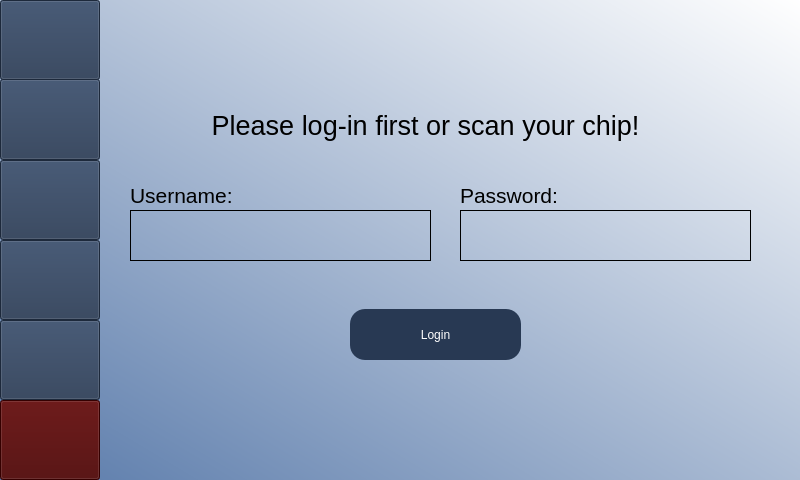
<?xml version="1.0" encoding="UTF-8"?>
<ui version="4.0">
 <class>MainWindow</class>
 <widget class="QMainWindow" name="MainWindow">
  <property name="geometry">
   <rect>
    <x>0</x>
    <y>0</y>
    <width>800</width>
    <height>480</height>
   </rect>
  </property>
  <property name="windowTitle">
   <string>MainWindow</string>
  </property>
  <property name="styleSheet">
   <string notr="true">QWidget#centralwidget{
background-color: qlineargradient(spread:reflect, x1:0, y1:1, x2:1, y2:0, stop:0 rgba(89, 122, 170, 255), stop:1 rgba(255, 255, 255, 255));}</string>
  </property>
  <widget class="QWidget" name="centralwidget">
   <layout class="QHBoxLayout" name="horizontalLayout" stretch="1">
    <property name="spacing">
     <number>1</number>
    </property>
    <property name="sizeConstraint">
     <enum>QLayout::SetDefaultConstraint</enum>
    </property>
    <property name="leftMargin">
     <number>0</number>
    </property>
    <property name="topMargin">
     <number>0</number>
    </property>
    <property name="rightMargin">
     <number>0</number>
    </property>
    <property name="bottomMargin">
     <number>0</number>
    </property>
    <item>
     <widget class="QWidget" name="sidebar" native="true">
      <property name="styleSheet">
       <string notr="true">QWidget#centralwidget{
background-color: qlineargradient(spread:reflect, x1:0, y1:1, x2:1, y2:0, stop:0 rgba(89, 122, 170, 255), stop:1 rgba(255, 255, 255, 255));}</string>
      </property>
      <widget class="QPushButton" name="btnProfileSidebar">
       <property name="geometry">
        <rect>
         <x>0</x>
         <y>0</y>
         <width>100</width>
         <height>80</height>
        </rect>
       </property>
       <property name="styleSheet">
        <string notr="true">background-color: rgb(40, 57, 83); 
color: white;
font: 16pt &quot;Lora&quot;;</string>
       </property>
       <property name="text">
        <string/>
       </property>
       <property name="icon">
        <iconset>
         <normaloff>images/settings.png</normaloff>images/settings.png</iconset>
       </property>
       <property name="iconSize">
        <size>
         <width>70</width>
         <height>70</height>
        </size>
       </property>
      </widget>
      <widget class="QPushButton" name="btnExitSidebar">
       <property name="geometry">
        <rect>
         <x>0</x>
         <y>400</y>
         <width>100</width>
         <height>80</height>
        </rect>
       </property>
       <property name="styleSheet">
        <string notr="true">background-color: rgb(74, 0, 0);
color: white;
font: 16pt &quot;Lora&quot;;</string>
       </property>
       <property name="text">
        <string/>
       </property>
       <property name="icon">
        <iconset>
         <normaloff>images/exit.png</normaloff>images/exit.png</iconset>
       </property>
       <property name="iconSize">
        <size>
         <width>60</width>
         <height>60</height>
        </size>
       </property>
      </widget>
      <widget class="QPushButton" name="btnStatsSidebar">
       <property name="geometry">
        <rect>
         <x>0</x>
         <y>79</y>
         <width>100</width>
         <height>81</height>
        </rect>
       </property>
       <property name="styleSheet">
        <string notr="true">background-color: rgb(40, 57, 83); 
color: white;
font: 16pt &quot;Lora&quot;;</string>
       </property>
       <property name="text">
        <string/>
       </property>
       <property name="icon">
        <iconset>
         <normaloff>images/analytics.png</normaloff>images/analytics.png</iconset>
       </property>
       <property name="iconSize">
        <size>
         <width>60</width>
         <height>60</height>
        </size>
       </property>
      </widget>
      <widget class="QPushButton" name="btnRatingSidebar">
       <property name="geometry">
        <rect>
         <x>0</x>
         <y>160</y>
         <width>100</width>
         <height>80</height>
        </rect>
       </property>
       <property name="styleSheet">
        <string notr="true">background-color: rgb(40, 57, 83); 
color: white;
font: 16pt &quot;Lora&quot;;</string>
       </property>
       <property name="text">
        <string/>
       </property>
       <property name="icon">
        <iconset>
         <normaloff>images/rating.png</normaloff>images/rating.png</iconset>
       </property>
       <property name="iconSize">
        <size>
         <width>60</width>
         <height>60</height>
        </size>
       </property>
      </widget>
      <widget class="QPushButton" name="btnResourcesSidebar">
       <property name="geometry">
        <rect>
         <x>0</x>
         <y>240</y>
         <width>100</width>
         <height>80</height>
        </rect>
       </property>
       <property name="styleSheet">
        <string notr="true">background-color: rgb(40, 57, 83); 
color: white;
font: 16pt &quot;Lora&quot;;</string>
       </property>
       <property name="text">
        <string/>
       </property>
       <property name="icon">
        <iconset>
         <normaloff>images/milk-box.png</normaloff>images/milk-box.png</iconset>
       </property>
       <property name="iconSize">
        <size>
         <width>60</width>
         <height>60</height>
        </size>
       </property>
      </widget>
      <widget class="QPushButton" name="btnRefillSidebar">
       <property name="geometry">
        <rect>
         <x>0</x>
         <y>320</y>
         <width>100</width>
         <height>80</height>
        </rect>
       </property>
       <property name="styleSheet">
        <string notr="true">background-color: rgb(40, 57, 83); 
color: white;
font: 16pt &quot;Lora&quot;;</string>
       </property>
       <property name="text">
        <string/>
       </property>
       <property name="icon">
        <iconset>
         <normaloff>images/coffee-filter.png</normaloff>images/coffee-filter.png</iconset>
       </property>
       <property name="iconSize">
        <size>
         <width>60</width>
         <height>60</height>
        </size>
       </property>
      </widget>
      <widget class="QWidget" name="loginPage" native="true">
       <property name="geometry">
        <rect>
         <x>100</x>
         <y>0</y>
         <width>699</width>
         <height>480</height>
        </rect>
       </property>
       <property name="styleSheet">
        <string notr="true">QWidget#centralwidget{
background-color: qlineargradient(spread:reflect, x1:0, y1:1, x2:1, y2:0, stop:0 rgba(89, 122, 170, 255), stop:1 rgba(255, 255, 255, 255));}</string>
       </property>
       <widget class="QLabel" name="lblError">
        <property name="geometry">
         <rect>
          <x>130</x>
          <y>249</y>
          <width>391</width>
          <height>51</height>
         </rect>
        </property>
        <property name="styleSheet">
         <string notr="true">font: 12pt &quot;MS Shell Dlg 2&quot;; color:red;</string>
        </property>
        <property name="text">
         <string>&lt;html&gt;&lt;head/&gt;&lt;body&gt;&lt;p align=&quot;center&quot;&gt;&lt;br/&gt;&lt;/p&gt;&lt;/body&gt;&lt;/html&gt;</string>
        </property>
       </widget>
       <widget class="QLabel" name="LogoProfile">
        <property name="geometry">
         <rect>
          <x>300</x>
          <y>0</y>
          <width>100</width>
          <height>100</height>
         </rect>
        </property>
        <property name="text">
         <string/>
        </property>
        <property name="pixmap">
         <pixmap>images/settings.png</pixmap>
        </property>
       </widget>
       <widget class="QLineEdit" name="leUsername">
        <property name="geometry">
         <rect>
          <x>30</x>
          <y>210</y>
          <width>301</width>
          <height>51</height>
         </rect>
        </property>
        <property name="font">
         <font>
          <family>Segoe UI</family>
          <pointsize>12</pointsize>
          <weight>50</weight>
          <italic>false</italic>
          <bold>false</bold>
          <kerning>true</kerning>
         </font>
        </property>
        <property name="styleSheet">
         <string notr="true">background-color:rgba(0,0,0,0);
border: 1px solid black;
</string>
        </property>
        <property name="text">
         <string/>
        </property>
        <property name="frame">
         <bool>true</bool>
        </property>
       </widget>
       <widget class="QLabel" name="lblUsername">
        <property name="geometry">
         <rect>
          <x>30</x>
          <y>180</y>
          <width>141</width>
          <height>31</height>
         </rect>
        </property>
        <property name="font">
         <font>
          <family>Segoe UI</family>
          <pointsize>10</pointsize>
          <weight>50</weight>
          <italic>false</italic>
          <bold>false</bold>
         </font>
        </property>
        <property name="styleSheet">
         <string notr="true"/>
        </property>
        <property name="text">
         <string>&lt;html&gt;&lt;head/&gt;&lt;body&gt;&lt;p&gt;&lt;span style=&quot; font-size:16pt;&quot;&gt;Username:&lt;/span&gt;&lt;/p&gt;&lt;/body&gt;&lt;/html&gt;</string>
        </property>
       </widget>
       <widget class="QLabel" name="txtWelcome">
        <property name="geometry">
         <rect>
          <x>10</x>
          <y>100</y>
          <width>631</width>
          <height>51</height>
         </rect>
        </property>
        <property name="font">
         <font>
          <family>Segoe UI</family>
          <pointsize>20</pointsize>
          <weight>50</weight>
          <italic>false</italic>
          <bold>false</bold>
         </font>
        </property>
        <property name="styleSheet">
         <string notr="true"/>
        </property>
        <property name="text">
         <string>Please log-in first or scan your chip!</string>
        </property>
        <property name="alignment">
         <set>Qt::AlignCenter</set>
        </property>
        <property name="margin">
         <number>-2</number>
        </property>
       </widget>
       <widget class="QPushButton" name="btnLogin">
        <property name="geometry">
         <rect>
          <x>250</x>
          <y>309</y>
          <width>171</width>
          <height>51</height>
         </rect>
        </property>
        <property name="styleSheet">
         <string notr="true">border-radius:15px;
background-color: rgb(40, 57, 83); 
color: white;
font: 16pt &quot;Lora&quot;;</string>
        </property>
        <property name="text">
         <string>Login</string>
        </property>
       </widget>
       <widget class="QLabel" name="lblPassword">
        <property name="geometry">
         <rect>
          <x>360</x>
          <y>180</y>
          <width>131</width>
          <height>31</height>
         </rect>
        </property>
        <property name="font">
         <font>
          <pointsize>10</pointsize>
         </font>
        </property>
        <property name="styleSheet">
         <string notr="true"/>
        </property>
        <property name="text">
         <string>&lt;html&gt;&lt;head/&gt;&lt;body&gt;&lt;p&gt;&lt;span style=&quot; font-size:16pt;&quot;&gt;Password:&lt;/span&gt;&lt;/p&gt;&lt;/body&gt;&lt;/html&gt;</string>
        </property>
       </widget>
       <widget class="QLabel" name="lblRfidLogo">
        <property name="geometry">
         <rect>
          <x>570</x>
          <y>90</y>
          <width>61</width>
          <height>61</height>
         </rect>
        </property>
        <property name="text">
         <string/>
        </property>
        <property name="pixmap">
         <pixmap>images/rfid.png</pixmap>
        </property>
        <property name="scaledContents">
         <bool>true</bool>
        </property>
       </widget>
       <widget class="QLineEdit" name="lePassword">
        <property name="geometry">
         <rect>
          <x>360</x>
          <y>210</y>
          <width>291</width>
          <height>51</height>
         </rect>
        </property>
        <property name="font">
         <font>
          <pointsize>12</pointsize>
         </font>
        </property>
        <property name="styleSheet">
         <string notr="true">background-color:rgba(0,0,0,0);
border: 1px solid black;
</string>
        </property>
        <property name="frame">
         <bool>true</bool>
        </property>
       </widget>
      </widget>
     </widget>
    </item>
   </layout>
  </widget>
  <action name="actionLogin">
   <property name="icon">
    <iconset>
     <normaloff>images/log-in.png</normaloff>images/log-in.png</iconset>
   </property>
   <property name="text">
    <string>Login</string>
   </property>
  </action>
  <action name="actionSign_up">
   <property name="icon">
    <iconset>
     <normaloff>images/sign-up.png</normaloff>images/sign-up.png</iconset>
   </property>
   <property name="text">
    <string>Sign up</string>
   </property>
  </action>
  <action name="actionStats">
   <property name="icon">
    <iconset>
     <normaloff>images/analytics.png</normaloff>images/analytics.png</iconset>
   </property>
   <property name="text">
    <string>Stats</string>
   </property>
  </action>
  <action name="actionResources">
   <property name="icon">
    <iconset>
     <normaloff>images/milk-box.png</normaloff>images/milk-box.png</iconset>
   </property>
   <property name="text">
    <string>Resources</string>
   </property>
  </action>
  <action name="actionProfile">
   <property name="checkable">
    <bool>true</bool>
   </property>
   <property name="icon">
    <iconset>
     <normaloff>images/settings.png</normaloff>images/settings.png</iconset>
   </property>
   <property name="text">
    <string>Profile</string>
   </property>
   <property name="font">
    <font/>
   </property>
  </action>
  <action name="actionRefill">
   <property name="icon">
    <iconset>
     <normaloff>images/coffee-filter.png</normaloff>images/coffee-filter.png</iconset>
   </property>
   <property name="text">
    <string>Refill</string>
   </property>
  </action>
  <action name="actionRating">
   <property name="icon">
    <iconset>
     <normaloff>images/rating.png</normaloff>images/rating.png</iconset>
   </property>
   <property name="text">
    <string>Rating</string>
   </property>
  </action>
 </widget>
 <resources/>
 <connections/>
</ui>
